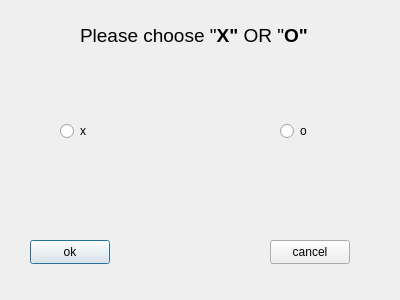
<?xml version="1.0" encoding="UTF-8"?>
<ui version="4.0">
 <class>Dialog</class>
 <widget class="QDialog" name="Dialog">
  <property name="geometry">
   <rect>
    <x>0</x>
    <y>0</y>
    <width>400</width>
    <height>300</height>
   </rect>
  </property>
  <property name="windowTitle">
   <string>Dialog</string>
  </property>
  <widget class="QLabel" name="label">
   <property name="geometry">
    <rect>
     <x>80</x>
     <y>10</y>
     <width>231</width>
     <height>51</height>
    </rect>
   </property>
   <property name="text">
    <string>&lt;html&gt;&lt;head/&gt;&lt;body&gt;&lt;p&gt;&lt;span style=&quot; font-size:14pt;&quot;&gt;Please choose &amp;quot;&lt;/span&gt;&lt;span style=&quot; font-size:14pt; font-weight:700;&quot;&gt;X&amp;quot;&lt;/span&gt;&lt;span style=&quot; font-size:14pt;&quot;&gt; OR &amp;quot;&lt;/span&gt;&lt;span style=&quot; font-size:14pt; font-weight:700;&quot;&gt;O&amp;quot;&lt;/span&gt;&lt;/p&gt;&lt;/body&gt;&lt;/html&gt;</string>
   </property>
  </widget>
  <widget class="QRadioButton" name="radioButtonX">
   <property name="geometry">
    <rect>
     <x>60</x>
     <y>120</y>
     <width>91</width>
     <height>22</height>
    </rect>
   </property>
   <property name="text">
    <string>x</string>
   </property>
  </widget>
  <widget class="QRadioButton" name="radioButtonO">
   <property name="geometry">
    <rect>
     <x>280</x>
     <y>120</y>
     <width>91</width>
     <height>22</height>
    </rect>
   </property>
   <property name="text">
    <string>o</string>
   </property>
  </widget>
  <widget class="QPushButton" name="okButton">
   <property name="geometry">
    <rect>
     <x>30</x>
     <y>240</y>
     <width>80</width>
     <height>24</height>
    </rect>
   </property>
   <property name="text">
    <string>ok</string>
   </property>
  </widget>
  <widget class="QPushButton" name="cancelButton">
   <property name="geometry">
    <rect>
     <x>270</x>
     <y>240</y>
     <width>80</width>
     <height>24</height>
    </rect>
   </property>
   <property name="text">
    <string>cancel</string>
   </property>
  </widget>
 </widget>
 <resources/>
 <connections/>
</ui>
